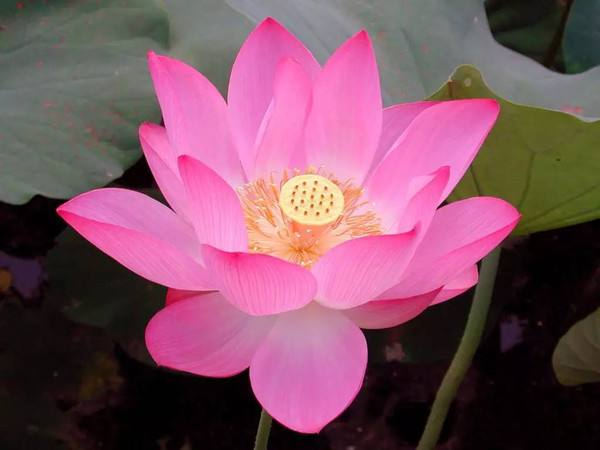
#> input picture opencv/img/hehua.jpg, 600 x 450 px
$ python '37_图像的锐化.py'
#> lines starting #> are read from the running program, lines starting #| are printed output that depends on the picture
#encoding: utf-8
import cv2 as cv
import numpy as np

src = cv.imread("../img/hehua.jpg")
#> src is the input picture: shape (450, 600, 3); mean B, G, R 98.7, 81, 126.2
cv.imshow("src",src)

k = 1

kernel = np.array([[-k,-k,-k],[-k,8*k+1,-k],[-k,-k,-k]])

dst = cv.filter2D(src, -1, kernel)
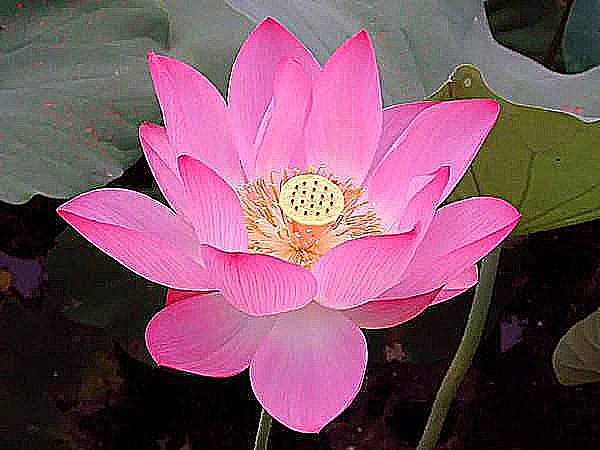
#> dst: shape (450, 600, 3); mean B, G, R 99.5, 81.9, 124.6

cv.imshow("dst",dst)
cv.waitKey()
